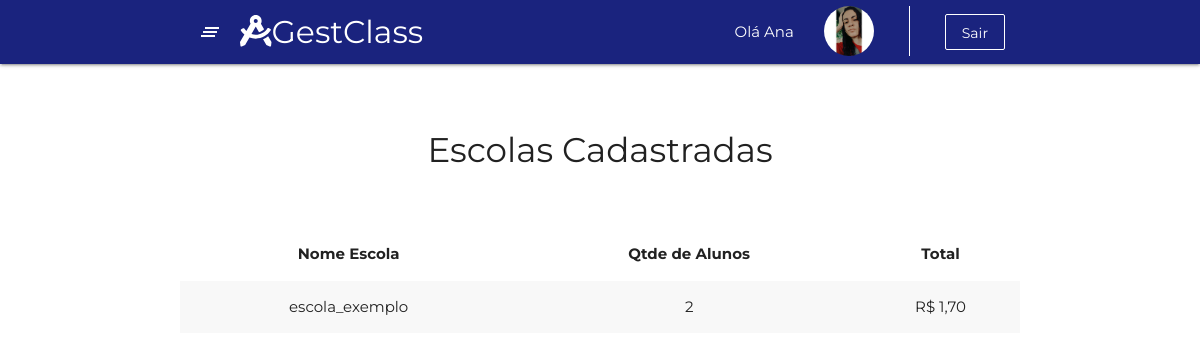
Screenshot of /visaoGeral.html.php (signed in) with the database file from the repository.
### tables this page shows
CREATE TABLE escola (
	ID_escola INTEGER NOT NULL PRIMARY KEY AUTO_INCREMENT UNIQUE,
    nome_escola VARCHAR(70) NOT NULL,
	cep VARCHAR (10) NOT NULL,
    numero INTEGER NOT NULL,
    complemento VARCHAR (40),
    CNPJ VARCHAR(18) NOT NULL UNIQUE,
    telefone VARCHAR(14) NOT NULL,
    email VARCHAR(65) NOT NULL UNIQUE,
	data_pagamento_escola INTEGER NOT NULL,
    media_min DECIMAL (4,2) NOT NULL,
    media_max DECIMAL (4,2) NOT NULL,
    situacao BOOLEAN NOT NULL
);

### reqMenuAdm.php (the view, shortened to what this page needs)
<?php
        include_once 'php/conexao.php';
        $id_usuario = $_SESSION["id_usuario"];
        $query = $conn->prepare("select * from admin where id_admin=$id_usuario");
        $query->execute();
        $dados = $query->fetch(PDO::FETCH_ASSOC);
        $nomeADM = $dados['nome'];
        $nome = Explode(" ",$nomeADM);
        $nome_admin = $nome[0];
?>
<!DOCTYPE html>
<html lang="pt">
<head>
    <link rel="stylesheet" type="text/css" href="node_modules/materialize-css/dist/css/materialize.min.css" />
    <link rel="stylesheet" type="text/css" href="css/default.css" />
    <link rel="stylesheet" type="text/css" href="css/menu.css" />
</head>
<body>
    <header>
        <div class="navbar-fixed">
            <nav class="indigo darken-4">
                <div class="container">
                    <div class="nav-wrapper">
                        <a href="#" data-target="slide-out" class="sidenav-trigger show-on-large"><i
                                class="material-icons">clear_all</i></a>
                        <a href="homeAdmGest.html.php" class="brand-logo "><i class="fas fa-drafting-compass"></i><span
                                class="hide-on-small-only">GestClass</span></a>
                        <ul class="right">
                            <li>
                                <a class="transparent hide-on-small-only" disable>Olá <?php echo $nome_admin?></a>
                            </li>
                            <?php if(empty($dados['foto'])){?>
                            <li>
                                <a href="#" class="transparent hide-on-small-only">
                                    <img class="circle icon-user" width="50px" height="50px"
                                        src="assets/imagensBanco/usuario.png">
                                </a>
                            </li>
                            <?php }else{?>
                            <li>
                                <a href="#" class="transparent hide-on-small-only">
                                    <img class="circle icon-user" width="50px" height="50px"
                                        src="assets/imagensBanco/<?php echo $dados['foto']?>">
                                </a>
                            </li>
                            <?php }?>
                            <li>
                            </li>
                            <li>
                                <a href="php/logout.php" data-izimodal-open="#modalLogin"
                                    class="btn-flat btnLight hide-on-small-only">Sair</a>
                            </li>
                        </ul>
                    </div>
                </div>
            </nav>
        </div>
    </header>
</body>
</html>

### visaoGeral.html.php (shortened to what this page needs)
<!DOCTYPE html>
<html lang="pt">
<head>
    <link rel="stylesheet" type="text/css" href="node_modules/materialize-css/dist/css/materialize.min.css" />
    <link rel="stylesheet" type="text/css" href="css/default.css" />
    <link rel="stylesheet" type="text/css" href="css/homeAdmGest.css" />
    <link rel="stylesheet" type="text/css" href="css/cadastroEscola.css" />
</head>
<body>
    <?php require_once 'reqMenuAdm.php' ?>
    <br><br>
    <h4 class="center">Escolas Cadastradas</h4>
    <br><br>
    <?php
    include_once 'php/conexao.php';
    ?>
    <section class="escolas">
        <div class="col s12">
            <div class="container">
                <table class="striped centered">
                    <thead>
                        <tr>
                            <th>Nome Escola</th>
                            <th>Qtde de Alunos</th>
                            <th>Total</th>
                        </tr>
                    </thead>
                    <tbody>
                        <?php
                        $query = $conn->prepare("SELECT ID_escola, nome_escola FROM escola");
                        $query->execute();
                        while ($array_escola = $query->fetch(PDO::FETCH_ASSOC)) {
                            $nome_escola = $array_escola['nome_escola'];
                            $id_escola = $array_escola['ID_escola'];
                            $select_qtde = $conn->prepare("SELECT COUNT(nome_aluno) AS qtde FROM aluno WHERE fk_id_escola_aluno = $id_escola");
                            $select_qtde->execute();
                            $array_qtde = $select_qtde->fetch(PDO::FETCH_ASSOC);
                            $qtde_alunos = $array_qtde['qtde'];
                        ?>
                            <tr>
                                <td>
                                    <?php
                                    echo $nome_escola;
                                    ?>
                                </td>
                                <td>
                                    <?php
                                    echo $qtde_alunos;
                                    ?>
                                </td>
                                <td>
                                    <?php
                                    $total = number_format(($qtde_alunos * 0.85), 2, ',', '.');
                                    echo 'R$ ' . $total;
                                    ?>
                                </td>
                            </tr>
                        <?php
                        }
                        ?>
                    </tbody>
                </table>
            </div>
        </div>
    </section>
</body>
</html>

### css/default.css (style rules this page uses)
body { margin: 0; padding: 0; font-family: 'Montserrat', sans-serif !important; }
.btn-flat { transition: 0.2s; text-transform: inherit; }
.btnLight { text-transform: inherit; border: 0.5px solid #fff; color: #fff; }

### css/cadastroEscola.css (style rules this page uses)
body { overflow-x: hidden; }

### css/menu.css (style rules this page uses)
.icon-user { padding: 0; margin: 0; margin-top: 6px; }

### rows the page displays
escola: nome_escola "escola_exemplo", qtde_alunos "2", total "1,70"

### other values shown
$nome_admin "Ana"
